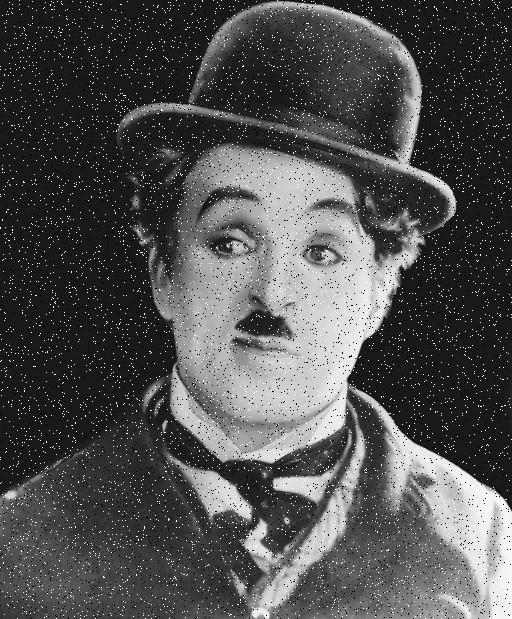
#> input picture Image Processing/Images/exp3/Charli Chaplin.png, 512 x 619 px
$ jupyter execute 'IP Experiment 3.ipynb'
#> lines starting #> are read from the running program, lines starting #| are printed output that depends on the picture
# Smoothing and Sharpening operation on images

## 1. Simulate using spatial filters

[cell 1]
import cv2
import numpy as np
# from google.colab.patches import cv2_imshow <= Uncomment if using google colab

# Load the image
image = cv2.imread('Images/exp3/Charli Chaplin.png')
#> image is the input picture: shape (619, 512, 3); min 0, max 255, mean 80.1

# Define the Gaussian kernel for smoothing
kernel_size = (5, 5)
sigma = 1.5
gaussian_kernel = cv2.getGaussianKernel(kernel_size[0], sigma)
gaussian_kernel = np.outer(gaussian_kernel, gaussian_kernel)

# Apply Gaussian smoothing
smoothed_image = cv2.filter2D(image, -1, gaussian_kernel)
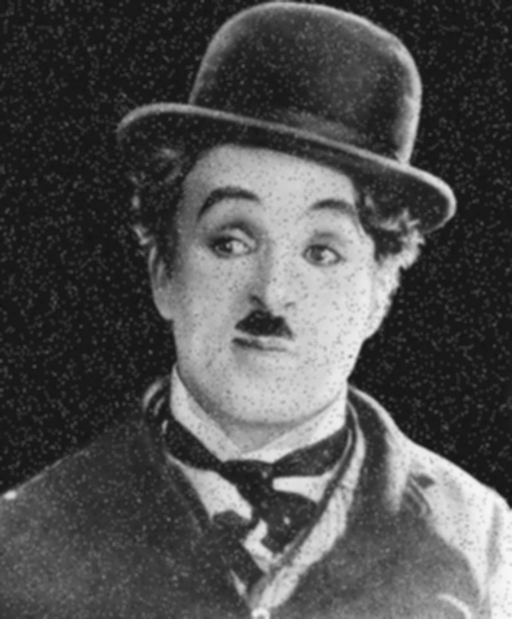
#> smoothed_image: shape (619, 512, 3); min 18, max 249, mean 80.1

# Define a sharpening kernel
sharpening_kernel = np.array([
    [-1, -1, -1],
    [-1,  9, -1],
    [-1, -1, -1]
])

# Apply sharpening
sharpened_image = cv2.filter2D(image, -1, sharpening_kernel)
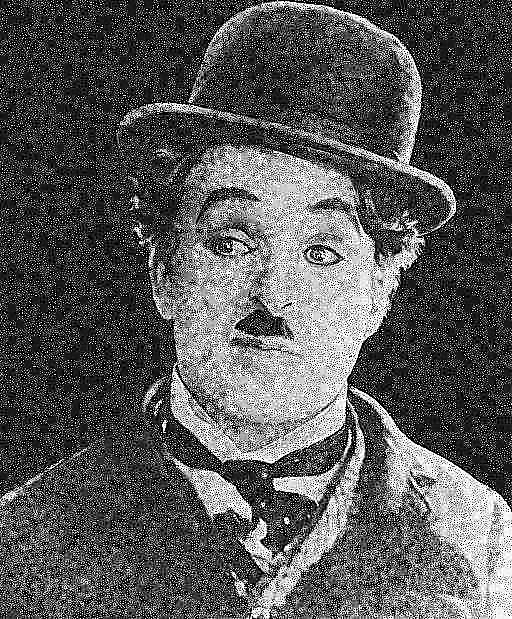
#> sharpened_image: shape (619, 512, 3); min 0, max 255, mean 86.9

# Display the original image, smoothed, and sharpened images
# Replace 'cv2.imshow' by 'cv2_imshow' and remove first argument if using google colab
cv2.imshow('Original', image)
cv2.imshow('Smoothed', smoothed_image)
cv2.imshow('Sharpened', sharpened_image)
cv2.waitKey(0)
cv2.destroyAllWindows()

## 2. Simulate smoothening using Averaging linear filters

[cell 2]
import cv2
import numpy as np
# from google.colab.patches import cv2_imshow <= Uncomment if using google colab

# Load the image
image = cv2.imread('Images/exp3/Charli Chaplin.png')

# Define the size of the Averaging filter kernel
kernel_size = (5, 5) # You can adjust the size based on the desired smoothing level

# Create the Averaging filter kernel
kernel = np.ones(kernel_size, dtype=np.float32) / (kernel_size[0] * kernel_size[1])

# Apply the Averaging filter for smoothing
smoothed_image = cv2.filter2D(image, -1, kernel)

# Display the original and smoothed images
# Replace 'cv2.imshow' by 'cv2_imshow' and remove first argument if using google colab
cv2.imshow('Original', image)
cv2.imshow('Smoothed', smoothed_image)
cv2.waitKey(0)
cv2.destroyAllWindows()

## 3. Simulate smoothening using median filters

[cell 3]
import cv2
import numpy as np
# from google.colab.patches import cv2_imshow <= Uncomment if using google colab

# Load the image
image = cv2.imread('Images/exp3/Charli Chaplin.png')

# Define the size of the median filter kernel (should be an odd number)
kernel_size = 5 # You can adjust the size based on the desired smoothing level

# Apply the Median filter for smoothing
smoothed_image = cv2.medianBlur(image, kernel_size)
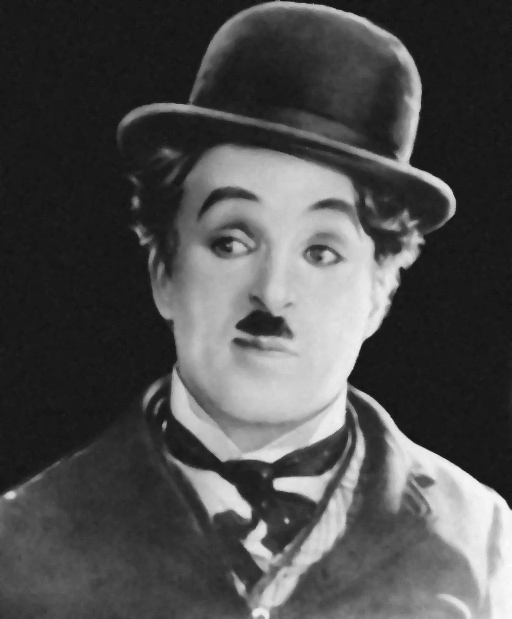
#> smoothed_image: shape (619, 512, 3); min 17, max 253, mean 77.5

# Display the original and smoothed images
# Replace 'cv2.imshow' by 'cv2_imshow' and remove first argument if using google colab
cv2.imshow('Original', image)
cv2.imshow('Smoothed', smoothed_image)
cv2.waitKey(0)
cv2.destroyAllWindows()

## 4. Simulate sharpening using spatial high pass filters

[cell 4]
import cv2
import numpy as np
# from google.colab.patches import cv2_imshow <= Uncomment if using google colab

# Load the image
image = cv2.imread('Images/exp3/Charli Chaplin.png')

# Apply Gaussian smoothing to reduce noise (optional but recommended)
blurred_image = cv2.GaussianBlur(image, (5, 5), 0)

# Create a Laplacian kernel for sharpening
laplacian_kernel = np.array([
    [0, -1, 0],
    [-1, 5, -1],
    [0, -1, 0]],
    dtype=np.float32
)

# Apply the Laplacian filter for sharpening
sharpened_image = cv2.filter2D(blurred_image, -1, laplacian_kernel)

# Display the original image, blurred image, and sharpened image
# Replace 'cv2.imshow' by 'cv2_imshow' and remove first argument if using google colab
cv2.imshow('Original', image)
cv2.imshow('Blurred', blurred_image)
cv2.imshow('Sharpened', sharpened_image)
cv2.waitKey(0)
cv2.destroyAllWindows()

# Open Ended Problem

[cell 5]
import cv2
import numpy as np

# Load the image
image = cv2.imread('Images/exp3/smoothening data5.png')
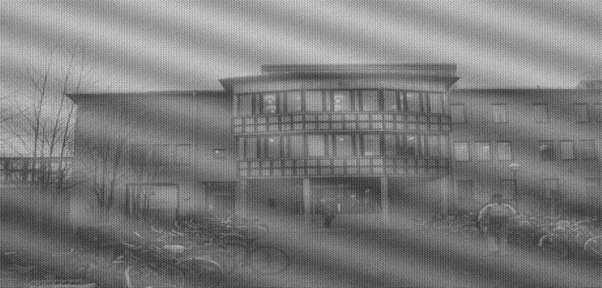
#> input picture Image Processing/Images/exp3/smoothening data5.png, 602 x 288 px
#> image is the input picture: shape (288, 602, 3); min 38, max 221, mean 123.9


# Function for spatial filters operation
def spatial(image):
    # Define the Gaussian kernel for smoothing
    kernel_size = (5, 5)
    sigma = 1.5
    gaussian_kernel = cv2.getGaussianKernel(kernel_size[0], sigma)
    gaussian_kernel = np.outer(gaussian_kernel, gaussian_kernel)
    # Apply Gaussian smoothing
    smoothed_image = cv2.filter2D(image, -1, gaussian_kernel)
    # Define a sharpening kernel
    sharpening_kernel = np.array([
        [-1, -1, -1],
        [-1,  9, -1],
        [-1, -1, -1]
    ])
    # Apply sharpening
    sharpened_image = cv2.filter2D(image, -1, sharpening_kernel)
    return smoothed_image, sharpened_image


# Function for averaging linear filters operation
def averagingLinear(image):
    # Define the size of the Averaging filter kernel
    kernel_size = (5, 5) # You can adjust the size based on the desired smoothing level
    # Create the Averaging filter kernel
    kernel = np.ones(kernel_size, dtype=np.float32) / (kernel_size[0] * kernel_size[1])
    # Apply the Averaging filter for smoothing
    smoothed_image = cv2.filter2D(image, -1, kernel)
    return smoothed_image


# Function for median filters operation
def median(image):
    # Define the size of the median filter kernel (should be an odd number)
    kernel_size = 5 # You can adjust the size based on the desired smoothing level
    # Apply the Median filter for smoothing
    smoothed_image = cv2.medianBlur(image, kernel_size)
    return smoothed_image


# Function for spatial high pass filters operation
def spatialHigh(image):
    # Apply Gaussian smoothing to reduce noise (optional but recommended)
    blurred_image = cv2.GaussianBlur(image, (5, 5), 0)
    # Create a Laplacian kernel for sharpening
    laplacian_kernel = np.array([
        [0, -1, 0],
        [-1, 5, -1],
        [0, -1, 0]],
        dtype=np.float32
    )
    # Apply the Laplacian filter for sharpening
    sharpened_image = cv2.filter2D(blurred_image, -1, laplacian_kernel)
    return blurred_image, sharpened_image


# Choose the operation
print(
    '1. Spatial filtering \n' \
    '2. Averaging Linear filtering \n' \
    '3. Median filtering \n' \
    '4. Spatial High Pass filtering'
)

operation = int(input('Operation to be performed: '))
#> the answer given: 3
match operation:
    case 1:
        resultImage1, resultImage2 = spatial(image)
        cv2.imshow('Original', image)
        cv2.imshow('Smoothed', resultImage1)
        cv2.imshow('Sharpened', resultImage2)
        cv2.waitKey(0)
        cv2.destroyAllWindows()

    case 2:
        resultImage = averagingLinear(image)
        cv2.imshow('Original', image)
        cv2.imshow('Smoothed', resultImage)
        cv2.waitKey(0)
        cv2.destroyAllWindows()

    case 3:
        resultImage = median(image)
        cv2.imshow('Original', image)
        cv2.imshow('Smoothed', resultImage)
        cv2.waitKey(0)
        cv2.destroyAllWindows()

    case 4:
        resultImage1, resultImage2 = spatialHigh(image)
        cv2.imshow('Original', image)
        cv2.imshow('Blurred', resultImage1)
        cv2.imshow('Sharpened', resultImage2)
        cv2.waitKey(0)
        cv2.destroyAllWindows()

    case _: print('Invalid input')
#> (key Esc is pressed here)
